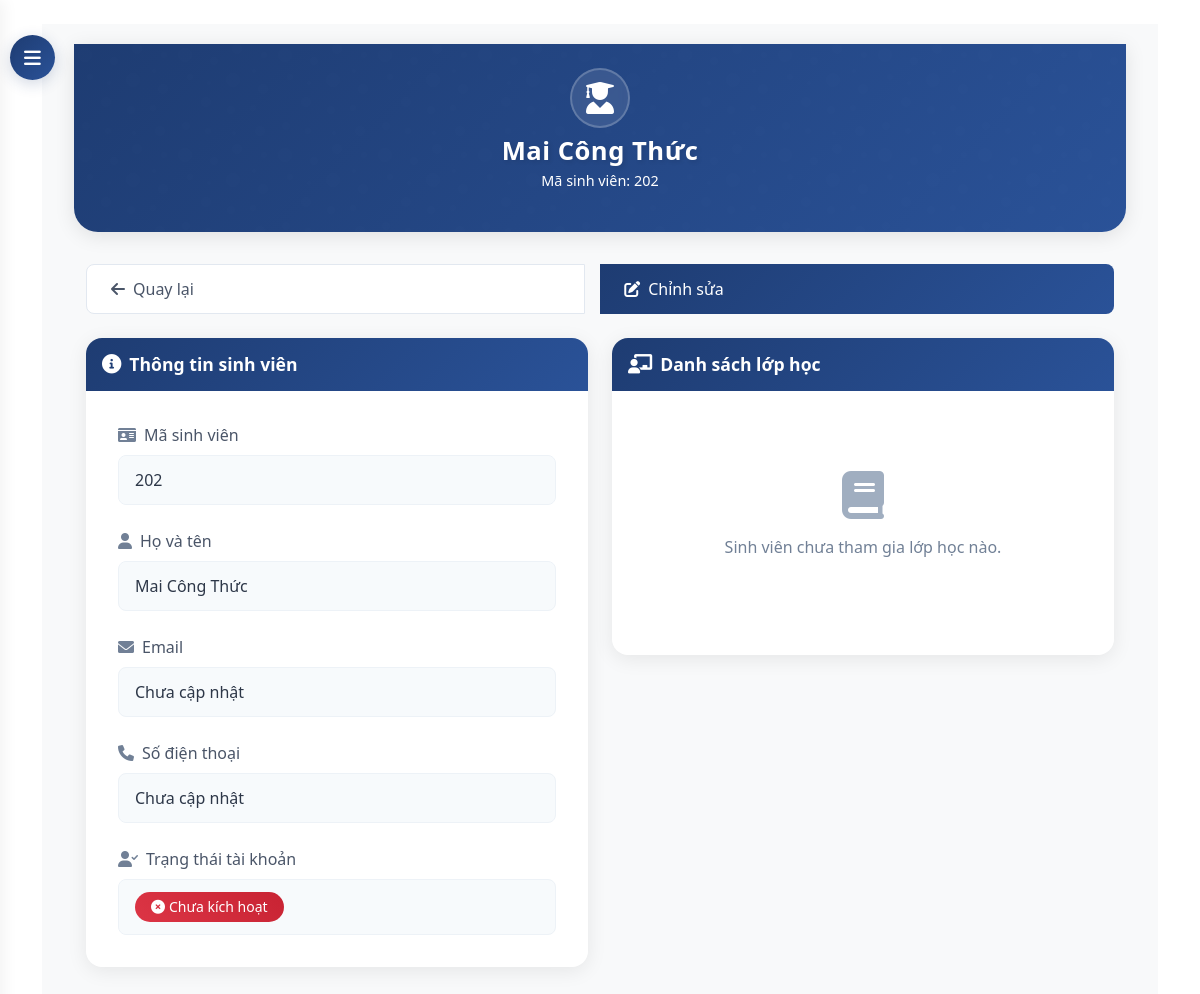
Page /dashboard/students/3/ on the earlier database version.
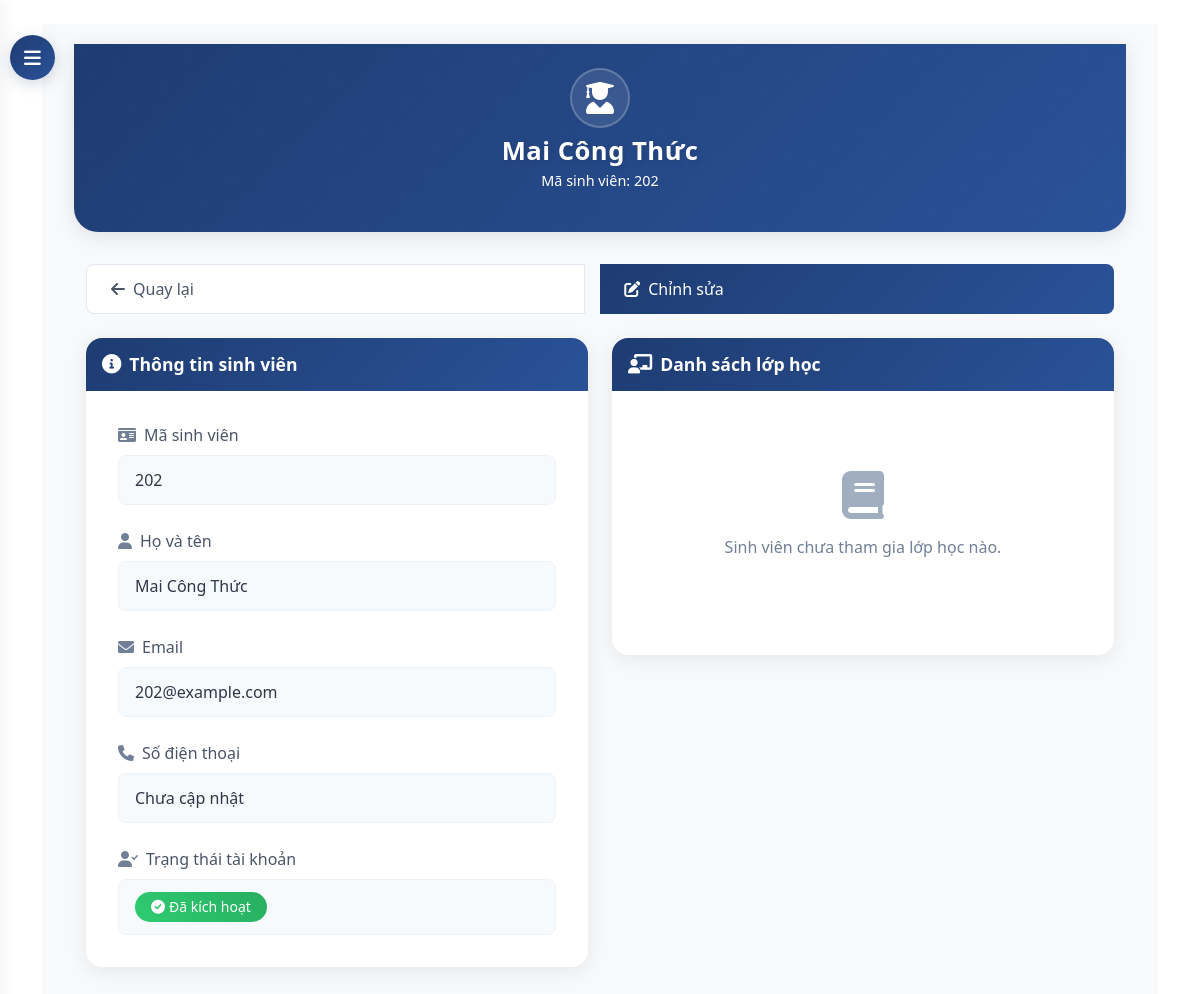
Same page on the later database version.
### core/models.py (models this page shows, shortened)
class Student(models.Model):
    student_id = models.CharField(max_length=20, unique=True)
    name = models.CharField(max_length=100)
    classroom = models.ForeignKey(ClassRoom, on_delete=models.CASCADE, null=True, blank=True)
    phone = models.CharField(max_length=15, blank=True, null=True)
    user = models.OneToOneField(User, on_delete=models.SET_NULL, null=True, blank=True)

### core/views.py (the view)
# urls.py: path('dashboard/students/<int:student_id>/', views.student_detail, name='student_detail'),
def student_detail(request, student_id):
    student = get_object_or_404(Student, id=student_id)
    grades = Grade.objects.filter(student=student).order_by('-created_at')
    context = {
        'student': student,
        'grades': grades,
    }
    return render(request, 'core/admin/student_detail.html', context)

### templates/core/admin/student_detail.html (shortened to what the changed rows need)
{% extends 'base.html' %}
{% block content %}
<div id="content">
    <div class="container-fluid">
        <div class="hero-section">
            <div class="container">
                <div class="row justify-content-center text-center">
                    <div class="col-md-8">
                        <div class="hero-icon">
                            <i class="fas fa-user-graduate"></i>
                        </div>
                        <h1 class="hero-title">{{ student.name }}</h1>
                        <p class="hero-subtitle">Mã sinh viên: {{ student.student_id }}</p>
                    </div>
                </div>
            </div>
        </div>
        <div class="container">
            <div class="row">
                <div class="col-lg-6">
                    <div class="info-card">
                        <div class="info-card-body">
                            <div class="info-item">
                                <div class="info-label">
                                    <i class="fas fa-id-card"></i>
                                    Mã sinh viên
                                </div>
                                <div class="info-value">{{ student.student_id }}</div>
                            </div>
                            <div class="info-item">
                                <div class="info-label">
                                    <i class="fas fa-user"></i>
                                    Họ và tên
                                </div>
                                <div class="info-value">{{ student.name }}</div>
                            </div>
                            <div class="info-item">
                                <div class="info-label">
                                    <i class="fas fa-envelope"></i>
                                    Email
                                </div>
                                <div class="info-value">{{ student.user.email|default:"Chưa cập nhật" }}</div>
                            </div>
                            <div class="info-item">
                                <div class="info-label">
                                    <i class="fas fa-phone"></i>
                                    Số điện thoại
                                </div>
                                <div class="info-value">{{ student.phone|default:"Chưa cập nhật" }}</div>
                            </div>
                            <div class="info-item">
                                <div class="info-value">
                                    {% if student.user and student.user.is_active %}
                                        <span class="badge badge-success">
                                            <i class="fas fa-check-circle"></i>
                                            Đã kích hoạt
                                        </span>
                                    {% else %}
                                        <span class="badge badge-danger">
                                            <i class="fas fa-times-circle"></i>
                                            Chưa kích hoạt
                                        </span>
                                    {% endif %}
                                </div>
                            </div>
                        </div>
                    </div>
                </div>
            </div>
        </div>
    </div>
</div>
{% endblock %}

Differences in the rows shown:
changed Student "Mai Công Thức": user.email "Chưa cập nhật" → "202@example.com"; user_id empty → 9 (drawn)
Other differences:
text no longer shown: "Chưa kích hoạt"
text now shown: "Đã kích hoạt"
